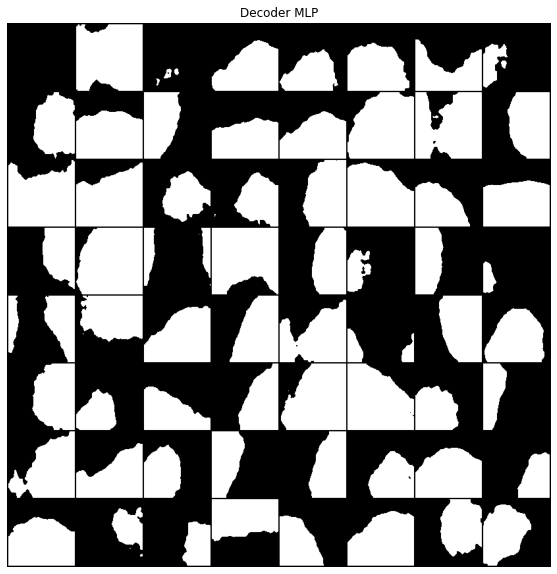
#> input picture 6.png, 557 x 574 px, given in place of 3a58606814.png, which was not available
$ jupyter execute --allow-errors Pixels.ipynb
#> lines starting #> are read from the running program, lines starting #| are printed output that depends on the picture; pictures that were not available may be replaced by others from this repository, and a replacement may not be noted
[cell 1]
# importing libraries
import cv2
import matplotlib.pyplot as plt
import numpy as np
import pandas as pd
import matplotlib.image as mpimg
from os.path import exists
import math
import constDirectories as cd

[cell 2]
cd.TRAIN_CSV = f'E:\Luciano\_0PH\Datasets/tgs-salt/train.csv'

[cell 3]
df_train = pd.read_csv(cd.TRAIN_CSV)
#> (reads data/train.csv from the repository)
df = df_train
df['salt'] = df['rle_mask'].notnull().replace([False, True], [0,1]) #0 = no_salt #1 = salt
salt = df[df['rle_mask'].notnull()]
df.head()

[cell 4]
df.head()

[cell 5]
cd.TRAIN_MASK_DIR

[cell 6]
def limites(msk):
        number_of_white_pix = np.sum(msk == 255)
        result = (number_of_white_pix>=(10201*0.1)) & (number_of_white_pix<(10201*0.9))
        return result

def coverage(label):
        path = cd.TRAIN_MASK_DIR + f'{label}.png'
        white_pix = -1
        if exists(path):
                mask = cv2.imread(path)
                gray = cv2.cvtColor(mask, cv2.COLOR_BGR2GRAY)
                white_pix = np.sum(gray == 255)/(101*101)
        return white_pix

[cell 7]
 # a coluna coverage em todas as linhas do df recebe o resultado da função coverage(id)
df['coverage']=df['id'].map(coverage)

[cell 8]
# = 0.993333986864033
coverage('75efad62c1')

[cell 9]
def cov_to_class(val):
    for i in range(0, 11):
        if 10*val <= i :
            return i

def tru(x):
    return math.trunc(10*x)

[cell 10]
#df["coverage_class"] = df.coverage.map(cov_to_class)
df["coverage_class"] = df.coverage.map(tru)

[cell 11]
df.columns

[cell 12]
df.head(10)

[cell 13]
count, bins, ignored = plt.hist(df['coverage'], 10, density=False)
plt.plot(bins, np.ones_like(bins),color='r')
plt.title('Uniform Distribution')
plt.ylabel('Density')
plt.xlabel('Values')
plt.show()
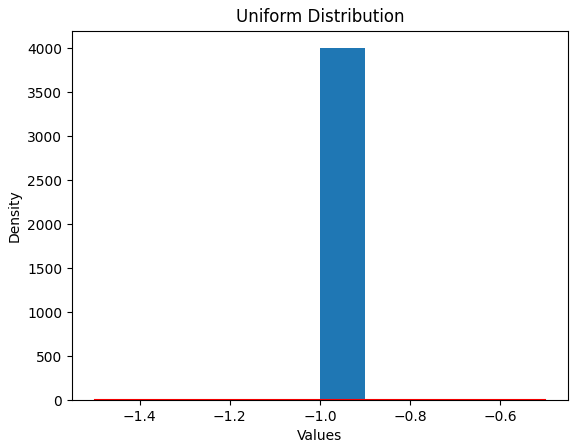
#> figure drawn by matplotlib, 1 panel; tallest bar 4000 high, from x = -1 to -0.9
bins

[cell 14]
dfTrain1090=df.loc[(df['coverage_class'] >= 1) & (df['coverage_class'] <= 8)]

[cell 15]
dfTrain1090.columns

[cell 16]
dfTrain1090.head(10)

[cell 17]
count, bins, ignored = plt.hist(dfTrain1090['coverage_class'], 7, density=False)
plt.plot(bins, np.ones_like(bins),color='r')
plt.title('Uniform Distribution')
plt.ylabel('Density')
plt.xlabel('Values')
plt.show()
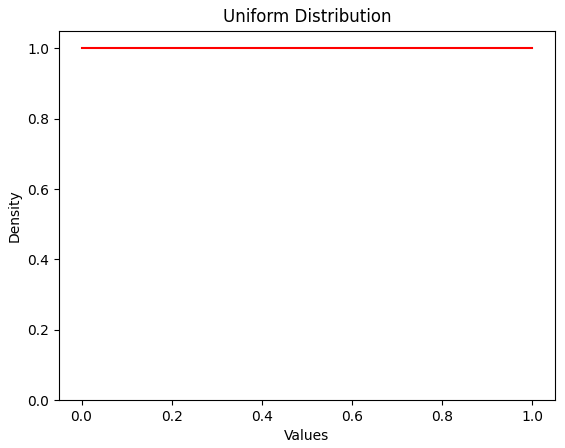
#> figure drawn by matplotlib, 1 panel
bins

[cell 18]
dfTrain1090['pass'] = True

[cell 19]
dfTrain1090 = dfTrain1090.drop(columns=['coverage_class','rle_mask', 'salt' ,'coverage'])

[cell 20]
dfTrain1090.reset_index(drop=True, inplace=True)

[cell 21]
dfTrain1090.columns

#> (a cell that did not finish here is left out)

[cell 23]
cd.TRAIN_DIR

[cell 24]
path = cd.TRAIN_DIR + f'train1090.csv'
path

[cell 25]
dfTrain1090

#> (a cell that did not finish here is left out)

[cell 27]
rand_idx = np.random.randint(0, 1000, 10) #generate 10 random indexes from 0 to 4000

[cell 28]
fig = plt.figure(figsize=(20, 5))
#> (the rest of this cell did not finish here and is left out)

[cell 29]
#check sample image
fig = plt.figure(figsize=(20, 5))
#> (the rest of this cell did not finish here and is left out)

[cell 30]
file = 1000
figs=df['id'][file]
img = mpimg.imread(cd.TRAIN_IMAGE_DIR+f'{figs}.png')
#> img is the input picture: shape (574, 557, 4) float32; mean R, G, B, A 0.509, 0.509, 0.509, 0.926
mask = cv2.imread(cd.TRAIN_MASK_DIR+f'{figs}.png')
#> mask: shape (574, 557, 3); min 0, max 255, mean 129.8

[cell 31]
img = cv2.cvtColor(img, cv2.COLOR_BGR2RGB)
#> img: shape (574, 557, 3) float32
msk = cv2.cvtColor(mask, cv2.COLOR_BGR2GRAY)

[cell 32]
plt.figure(figsize = (15, 10))
plt.subplot(1, 2, 1); plt.imshow(img);  plt.axis('off')
plt.subplot(1, 2, 2); plt.imshow(msk,cmap='gray',); plt.axis('off')
plt.show()
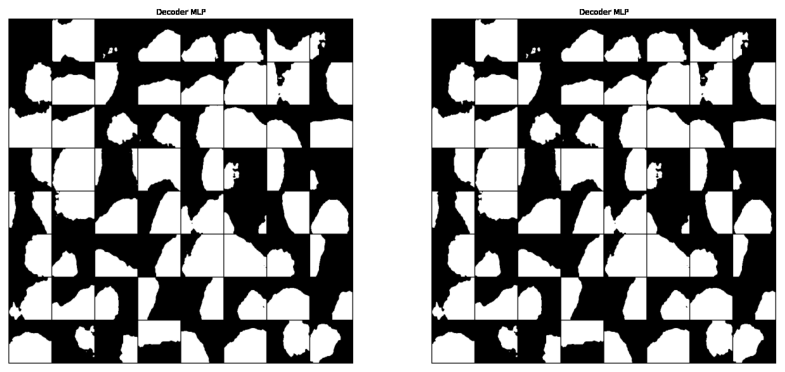
#> figure drawn by matplotlib, 2 panels
